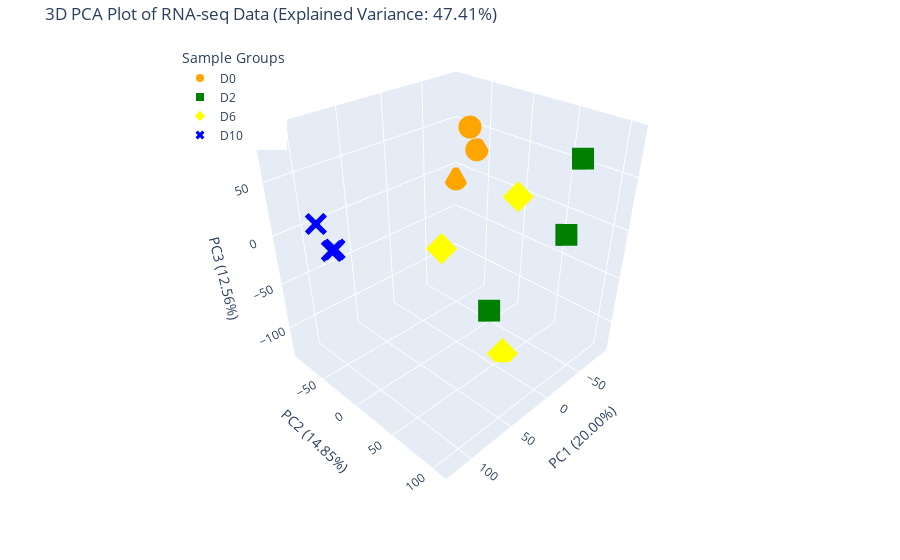

Notebook cell for this chart:
### Code cell
# Perform PCA
pca = PCA(n_components=6)  # First three principal components
principal_components = pca.fit_transform(df2_scaled)

# Convert PCA results to a dataframe
pca_df = pd.DataFrame(principal_components, columns=['PC1', 'PC2', 'PC3', 'PC4', 'PC5', 'PC6'])
pca_df['Sample'] = df2.columns

# Add a group column to the DataFrame for easier plotting
pca_df['Group'] = df2.columns.str.split('_').str[0]
pca_df['Group'] = pca_df['Group'].astype('category')

#Calculate the total variance explained
total_variance_explained = sum(pca.explained_variance_ratio_[:3]) * 100

symbols = ['circle', 'square', 'diamond', 'x']
colors = ['orange', 'green', 'yellow', 'blue'] 
# Plot using plotly
fig3 = px.scatter_3d(
    pca_df,
    x='PC1', y='PC2', z='PC3',
    color='Group',  # Color by group
    symbol='Group',  # Different symbols for each group
    title=f"3D PCA Plot of RNA-seq Data (Explained Variance: {total_variance_explained:.2f}%)",
    #include variance explained in the PC labels 
    labels={
        'PC1': f'PC1 ({pca.explained_variance_ratio_[0]*100:.2f}%)',
        'PC2': f'PC2 ({pca.explained_variance_ratio_[1]*100:.2f}%)',
        'PC3': f'PC3 ({pca.explained_variance_ratio_[2]*100:.2f}%)'
    },
    symbol_sequence = symbols,
    color_discrete_sequence=colors

)

# Customize layout
fig3.update_layout(
    legend_title="Sample Groups",
    legend=dict(
        yanchor="top",    # Vertical alignment: 'top', 'middle', 'bottom'
        y=0.99,          # Y position (0 = bottom, 1 = top)
        xanchor="left",  # Horizontal alignment: 'left', 'center', 'right'
        x=0.2           # X position (0 = left, 1 = right)
    ),
    margin=dict(l=0, r=0, b=0, t=40)
)
fig3.show()

### Figure 1 — Plotly figure (JSON) as saved in the notebook; plotly's stock layout.template omitted (floating-point values rounded to 4 significant figures)
{"data": [{"hovertemplate": "Group=D0<br>PC1 (20.00%)=%{x}<br>PC2 (14.85%)=%{y}<br>PC3 (12.56%)=%{z}<extra></extra>", "legendgroup": "D0", "marker": {"color": "orange", "symbol": "circle"}, "mode": "markers", "name": "D0", "scene": "scene", "showlegend": true, "type": "scatter3d", "x": [-88.33, -77.77, -89.69], "y": [-60.46, -60.57, -90.97], "z": [27.08, 53.17, -14.64]}, {"hovertemplate": "Group=D2<br>PC1 (20.00%)=%{x}<br>PC2 (14.85%)=%{y}<br>PC3 (12.56%)=%{z}<extra></extra>", "legendgroup": "D2", "marker": {"color": "green", "symbol": "square"}, "mode": "markers", "name": "D2", "scene": "scene", "showlegend": true, "type": "scatter3d", "x": [-18.23, -24.7, -14.37], "y": [108.7, 98.18, 28.57], "z": [87.94, 17.88, -88.73]}, {"hovertemplate": "Group=D6<br>PC1 (20.00%)=%{x}<br>PC2 (14.85%)=%{y}<br>PC3 (12.56%)=%{z}<extra></extra>", "legendgroup": "D6", "marker": {"color": "yellow", "symbol": "diamond"}, "mode": "markers", "name": "D6", "scene": "scene", "showlegend": true, "type": "scatter3d", "x": [2.59, -12.4, -21.78], "y": [-18.56, 49.89, 48.85], "z": [-32.29, -128.5, 35.76]}, {"hovertemplate": "Group=D10<br>PC1 (20.00%)=%{x}<br>PC2 (14.85%)=%{y}<br>PC3 (12.56%)=%{z}<extra></extra>", "legendgroup": "D10", "marker": {"color": "blue", "symbol": "x"}, "mode": "markers", "name": "D10", "scene": "scene", "showlegend": true, "type": "scatter3d", "x": [122.4, 102.8, 119.5], "y": [-36.14, -48.96, -18.49], "z": [32.5, -5.715, 15.59]}], "layout": {"autosize": true, "dragmode": "pan", "legend": {"title": {"text": "Sample Groups"}, "tracegroupgap": 0, "x": 0.2, "xanchor": "left", "y": 0.99, "yanchor": "top"}, "margin": {"b": 0, "l": 0, "r": 0, "t": 40}, "scene": {"aspectmode": "auto", "aspectratio": {"x": 1.013, "y": 0.954, "z": 1.034}, "camera": {"center": {"x": 0.08087, "y": 0.07109, "z": -0.152}, "eye": {"x": 1.528, "y": 1.518, "z": 1.295}, "projection": {"type": "perspective"}, "up": {"x": -0.4082, "y": -0.4082, "z": 0.8165}}, "domain": {"x": [0, 1], "y": [0, 1]}, "dragmode": "pan", "xaxis": {"title": {"text": "PC1 (20.00%)"}, "type": "linear"}, "yaxis": {"title": {"text": "PC2 (14.85%)"}, "type": "linear"}, "zaxis": {"title": {"text": "PC3 (12.56%)"}, "type": "linear"}}, "title": {"text": "3D PCA Plot of RNA-seq Data (Explained Variance: 47.41%)"}}}
